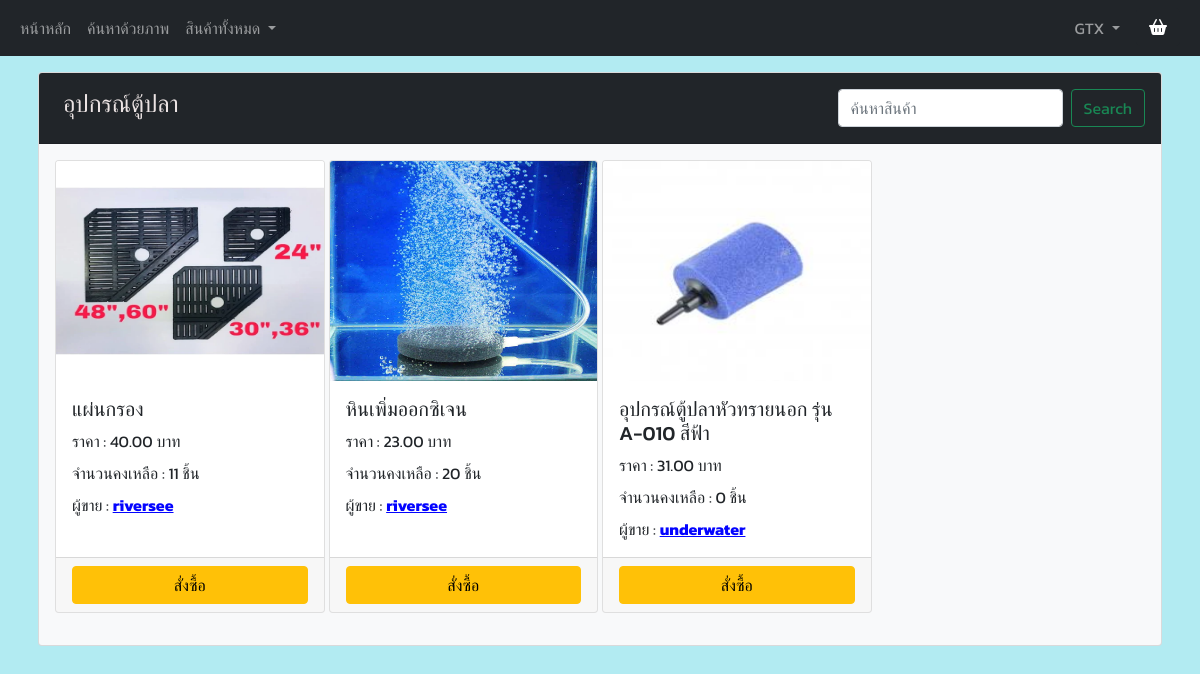
Page /tool_product (signed in) on the committed database.
### tables this page shows
CREATE TABLE "tool_product" (
	"tool_ID"	INTEGER NOT NULL,
	"tool_Name"	TEXT NOT NULL,
	"tool_Price"	REAL NOT NULL,
	"tool_Amount"	INTEGER NOT NULL,
	"tool_Description"	TEXT,
	"tool_Images"	TEXT NOT NULL,
	"tool_Owner"	TEXT NOT NULL,
	"time"	TEXT,
	PRIMARY KEY("tool_ID" AUTOINCREMENT)
);

CREATE TABLE "seller" (
	"seller_ID"	TEXT,
	"seller_Firstname"	TEXT,
	"seller_Lastname"	TEXT,
	"seller_Email"	TEXT,
	"seller_Telephone"	TEXT,
	"seller_Address"	TEXT,
	"seller_Line"	TEXT,
	"seller_Facebook"	TEXT,
	"seller_Password"	TEXT,
	"seller_Storename"	TEXT,
	"seller_pic"	TEXT,
	"seller_status"	TEXT,
	"seller_status_color"	TEXT,
	PRIMARY KEY("seller_ID")
);

### app.py (the view, shortened to what this page needs)
@app.route("/tool_product")
def tool_product():
    if session.get("user",None) is not None:
        if session.get("role") == 'seller':
            with sqlite3.connect("mydata.db") as connect:
                cur = connect.cursor()
                cur.execute("SELECT tool_product.*, seller.seller_Storename FROM seller INNER JOIN tool_product ON tool_product.tool_Owner = seller.seller_ID order by time desc;")
                tool_product = cur.fetchall()
                for i in range(len(tool_product)):
                    tool_product[i] = list(tool_product[i])
                    tool_product[i][2] = str('{:,.2f}'.format(tool_product[i][2]))
                    tool_product[i][3] = str('{:,}'.format(int(tool_product[i][3])))
                    tool_product[i] = tuple(tool_product[i])
                return render_template(
                    "product_tool_seller.html",
                    tool=tool_product,
                    seller = session['user']
                )

### templates/product_tool_seller.html (shortened to what this page needs)
{% extends "header_seller.html" %}
{% block content %}
<div class="container p-1 my-0">
</div>
<div class="container p-2">
    <div class="card p-0 bg-light text-dark">
        <div class="card-header bg-dark gx-1">
            <nav class="navbar navbar-expand-lg navbar-dark bg-dark">
                <ul class="navbar-nav me-auto mb-2 mb-lg-0">
                    <li class="nav-item">
                        <h4 class="ms-2" style="color: rgb(235, 227, 227);">อุปกรณ์ตู้ปลา</h4>
                    </li>
                </ul>
                <ul class="navbar-nav">
                    <li class="nav-item">
                        <form class="d-flex" action="tool_product_search" method="POST">
                            <input class="mx-2 form-control" type="search" id="search" name="search" placeholder="ค้นหาสินค้า" aria-label="Search">
                            <button class="btn btn-outline-success" type="submit">Search</button>
                        </form>
                    </li>
                </ul>
            </nav>
        </div>
        <div class="card-body">
            <div class="row g-1">
            {%for row in tool %}
                <div class="col-md-3 mb-3">
                    <div class="card h-100">
                        <img src={{row.5}} class="card-img-top" width="80px" height="220px">
                        <div class="card-body">
                            <h5 class="card-title">{{row.1}}</h5>
                            <p class="card-text">ราคา : {{row.2}} บาท</p>
                            <p class="card-text">จำนวนคงเหลือ : {{row.3}} ชิ้น</p>
                            <p class="card-text">ผู้ขาย :
                                <a href="/shop_fish/{{row.6}}" style="color: rgb(4, 4, 255);"><b>{{row.8}}</b></a>
                            </p>
                        </div>
                        <div class="card-footer">
                            <div class="d-grid gap-2">
                                <button type="button" class="btn btn-warning myBtn" data-bs-toggle="modal" data-bs-target="#buy_product{{row.0}}">สั่งซื้อ</button>
                            </div>
                        </div>
                    </div>
                </div>
            {%endfor%}
            </div>
        </div>
    </div>
</div>
{% endblock %}

### static/css/styles.css (style rules this page uses)
p { margin-bottom: 0.5rem; }
a, p, h1, h2, h3, h4, h5, h6, .btn, label, .col-form-label, span, input, textarea, table { font-family: 'Kanit', sans-serif; }

### rows in the picture
tool_product: shows a picture, tool_Name "แผ่นกรอง", tool_Price "40.00", tool_Amount "11", seller_Storename "riversee"
tool_product: shows a picture, tool_Name "หินเพิ่มออกซิเจน", tool_Price "23.00", tool_Amount "20", seller_Storename "riversee"
tool_product: shows a picture, tool_Name "อุปกรณ์ตู้ปลาหัวทรายนอก รุ่น A-010 สีฟ้า", tool_Price "31.00", tool_Amount "0", seller_Storename "underwater"

### other values in the picture
{{ seller }} "GTX"
